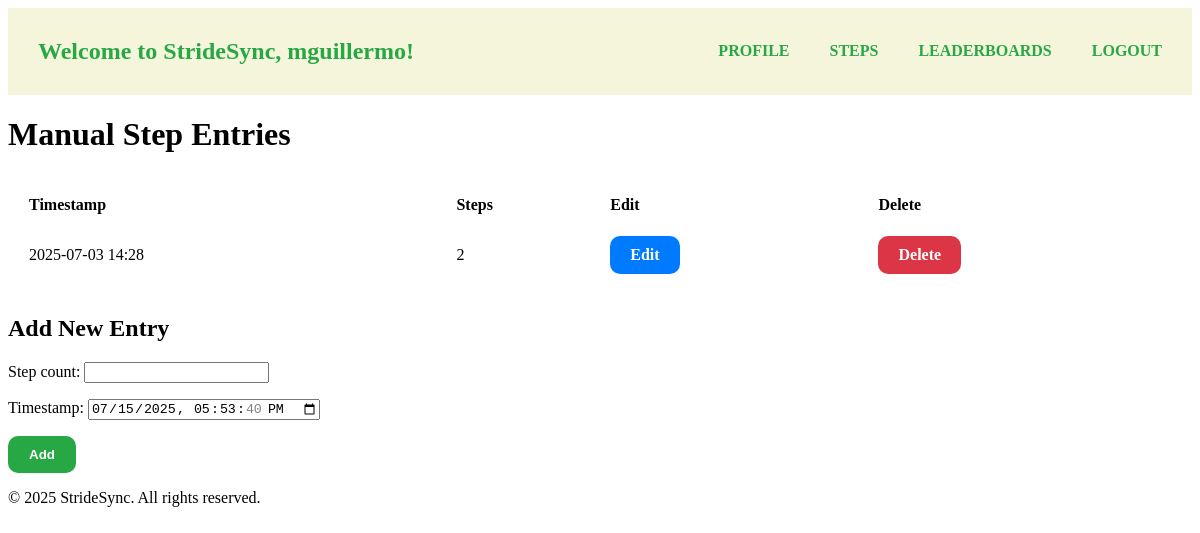
Page /steps/manual/ (signed in) on the earlier database version.
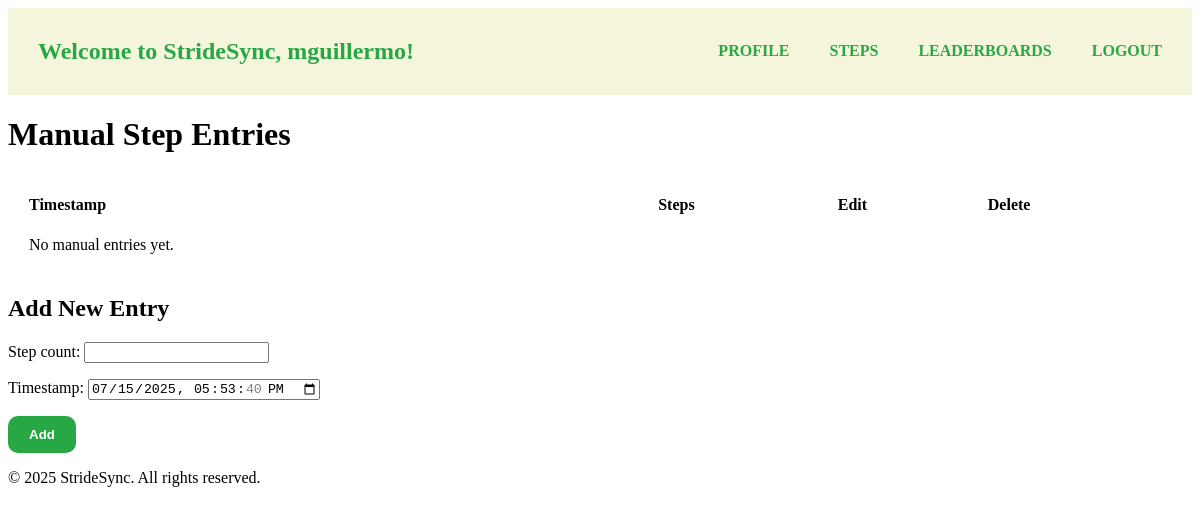
Same page on the later database version.
### stridesyncapp/models.py (models this page shows, shortened)
class User(AbstractUser):
    is_admin = models.BooleanField(default=False)
    step_goal = models.PositiveIntegerField(default=10000)
    date_joined = models.DateTimeField(default=timezone.now)
    last_login = models.DateTimeField(null=True, blank=True)

class StepRecord(models.Model):
    user = models.ForeignKey(User, on_delete=models.CASCADE, related_name='steps')
    step_count = models.PositiveIntegerField()
    timestamp = models.DateTimeField(default=timezone.now)
    is_auto_synced = models.BooleanField(default=True)
    class Meta:
        ordering = ['-timestamp']

### stridesyncapp/views.py (the view)
# urls.py: path('steps/manual/', views.manual_step_entry, name='manual_step_entry'),
@login_required
def manual_step_entry(request):
    manual_steps = StepRecord.objects.filter(user=request.user, is_auto_synced=False).order_by('-timestamp')
    if request.method == 'POST':
        form = ManualStepEntryForm(request.POST)
        if form.is_valid():
            step_record = form.save(commit=False)
            step_record.user = request.user
            step_record.is_auto_synced = False
            step_record.save()
            return redirect('manual_step_entry')
    else:
        form = ManualStepEntryForm()
    return render(request, "stridesyncapp/manual_step_entry.html", {"form": form, 'manual_steps': manual_steps})

### stridesyncapp/forms.py
class ManualStepEntryForm(forms.ModelForm):
    class Meta:
        model = StepRecord
        fields = ['step_count', 'timestamp']
        widgets = {
            'timestamp': forms.DateTimeInput(attrs={'type': 'datetime-local'}),
        }

### stridesyncapp/templates/stridesyncapp/manual_step_entry.html (shortened to what this page needs)
{% extends 'stridesyncapp/base.html' %}
{% block content %}
<h1>Manual Step Entries</h1>
<table style="width:100%; border-spacing:20px; text-align:left; border-collapse:separate;">
    <thead>
    <tr>
        <th>Timestamp</th>
        <th>Steps</th>
        <th>Edit</th>
        <th>Delete</th>
    </tr>
    </thead>
    <tbody>
    {% for entry in manual_steps %}
        <tr>
        <td>{{ entry.timestamp|date:"Y-m-d H:i" }}</td>
        <td>{{ entry.step_count }}</td>
        <td>
            <a href="{% url 'manual_step_edit' entry.pk %}" class="btn btn-edit">Edit</a>
        </td>
        <td>
            <a href="{% url 'manual_step_delete' entry.pk %}"  class="btn btn-delete">Delete</a>
        </td>
        </tr>
    {% empty %}
        <tr>
        <td>No manual entries yet.</td>
        </tr>
    {% endfor %}
    </tbody>
</table>
<h2>
    {% if is_edit %}Edit Entry{% else %}Add New Entry{% endif %}
</h2>
<form method="post">
{{ form.as_p }}
<button type="submit" class="btn-submit">Add</button>
</form>
{% endblock %}

### stridesyncapp/templates/stridesyncapp/base.html (shortened to what this page needs)
{% load static %}
<!DOCTYPE html>
<html lang="en">
    <head>
    </head>
    <body>
        <header>
            <div style="display: flex; align-items: center; gap: 20px;">
                <h2><a href="{% url 'home' %}">Welcome to StrideSync, {{ request.user.username }}!</a></h2>
            </div>
            <div style="display: flex; align-items: center;">
                <nav>
                    <ul>
                        <li><a href="{% url 'profile' %}">PROFILE</a></li>
                        <li><a href="{% url 'steps' %}">STEPS</a></li>
                        <li><a href="{% url 'leaderboards' %}">LEADERBOARDS</a></li>
                        <li><a href="{% url 'logout' %}">LOGOUT</a></li>
                    </ul>
                </nav>
            </div>
        </header>
        <main>
            {% block content %}{% endblock %}
        </main>
        <footer>
            <p>&copy; 2025 StrideSync. All rights reserved.</p>
        </footer>
    </body>
</html>

### stridesyncapp/templates/stridesyncapp/base.html (style rules this page uses)
a { text-decoration: none; color: inherit; padding: 10px; }
header { background-color: #f5f5dc; color: #28a745; padding: 10px 20px; display: flex; align-items: center; justify-content: space-between; }
ul { list-style: none; display: flex; gap: 20px; padding: 0; margin: 0; font-weight: bold; }
.btn-submit { background-color: #28a745; color: white; padding: 11px 21px; border: none; border-radius: 10px; font-weight: bold; }

Differences in the rows shown:
removed StepRecord: timestamp "2025-07-03 14:28", step_count "2"
Other differences:
text now shown: "No manual entries yet."
